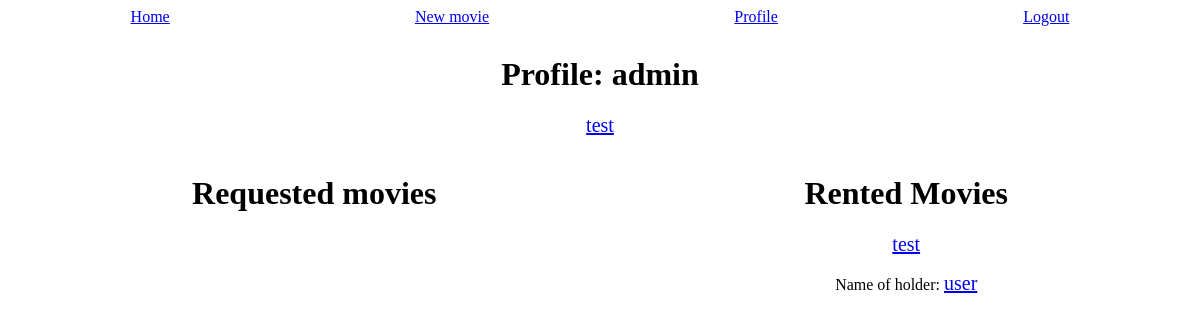
Before: /profile/admin/ (signed in) with the older database file.
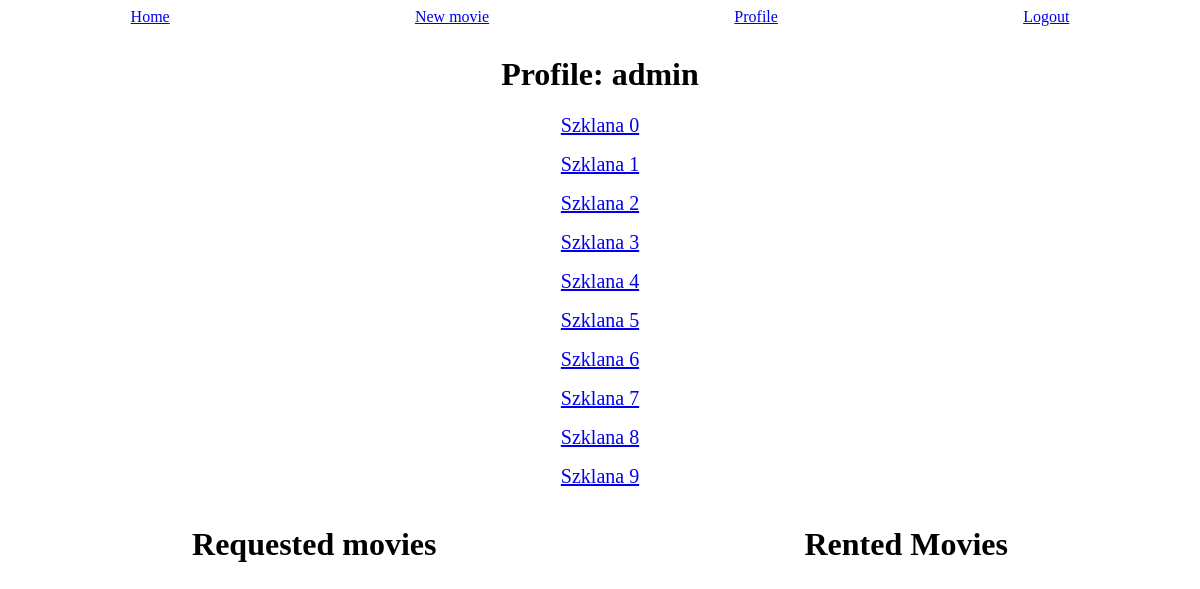
After: the same page with the newer database file.
### movies/models.py (models this page shows, shortened)
class Movie(models.Model):
    cat_age = [(2, 'Kids'),
               (12, 'Young'),
               (18, 'Adult')]
    categories = [(12, 'Action'), (2, 'Comedy'), (18, 'Stand-Up')]
    owner = models.ForeignKey(User, on_delete=models.CASCADE, default=1)
    title = models.CharField(max_length=64, null=False, blank=False, validators=[MinLengthValidator(2)])
    description = models.CharField(max_length=128, null=False, blank=False, validators=[MinLengthValidator(16)])
    category = models.IntegerField(choices=categories, blank=False, null=False)
    age = models.IntegerField(choices=cat_age, blank=False, null=False)
    rented = models.BooleanField(default=False)
    objects = MoviesManager()

class RentedMovie(models.Model):
    owner = models.ForeignKey(User, on_delete=models.SET_NULL, null=True, related_name='movie_owner')
    holder = models.ForeignKey(User, on_delete=models.SET_NULL, null=True)
    movie = models.ForeignKey(Movie, on_delete=models.SET_NULL, null=True, blank=False)
    valid_to = models.DateTimeField(null=True)
    expired_movie = models.BooleanField(default=False)

### movies/views.py (the view)
# urls.py: path('profile/<str:username>/', views.UserProfileView.as_view(), name='profile'),
class UserProfileView(generic.ListView):
    model = Movie
    template_name = 'movies/profile.html'
    def get_context_data(self, **kwargs: Any) -> dict[str, Any]:
        context = super().get_context_data(**kwargs)
        requested_movies = RequestedMovie.objects.filter(owner=self.request.user)
        rented_movies = RentedMovie.objects.filter(owner=self.request.user).filter(expired_movie=False)
        context['requested_movies'] = requested_movies
        context['rented_movies'] = rented_movies
        context['user_name'] = self.username
        return context
    def get(self, request, *args, **kwargs):
        self.username = self.kwargs.get('username')
        return super().get(request, *args, **kwargs)
    def get_queryset(self, **kwargs):
        user_name = self.username
        user = get_object_or_404(User, username=user_name)
        if user is not None:
            qs = super().get_queryset().filter(owner=user)
        else:
            qs = super().get_queryset().none()
        return qs

### movies/models.py (called while the page is built)
    def get_queryset(self) -> QuerySet:
        return MoviesQuerySet(self.model, using=self._db)

### movies/templates/movies/profile.html (shortened to what this page needs)
{% extends 'layout.html' %}
{% block content %}
    <div style="text-align:center;">
    <h1>
        Profile: {{user_name}}
    </h1>
    {% for movie in object_list %}
    <p>
        <a href="{% url 'movie:detail' movie.id %}" style="font-size:20px;">
            {{movie.title}}
        </a>
    </p>
    {% endfor %}
    </div>
{% if request.user.username == user_name %}
    <div style="display:flex; justify-content:space-around;">
        <div style="display:inline-block; text-align: center;">
            <h1> Requested movies </h1>
        </div>
        <div style="display:inline-block; text-align: center;">
            <h1> Rented Movies </h1>
            {% for rented_movie in rented_movies %}
            <p>
                <a href='#' style='font-size:20px;'>{{rented_movie.movie.title}}</a>
            </p>
            <p>
                Name of holder: <a href="{% url 'movie:profile' rented_movie.holder %}" style="font-size:20px;">{{rented_movie.holder}} </a>
            </p>
            {% endfor %}
        </div>
    </div>
{% endif %}
{% endblock %}

Changed rows visible on the page:
removed Movie: title "test"
removed RentedMovie: movie "test", holder "user"
added Movie: title "Szklana 0"
added Movie: title "Szklana 1"
added Movie: title "Szklana 2"
added Movie: title "Szklana 3"
added Movie: title "Szklana 4"
added Movie: title "Szklana 5"
added Movie: title "Szklana 6"
added Movie: title "Szklana 7"
added Movie: title "Szklana 8"
added Movie: title "Szklana 9"
